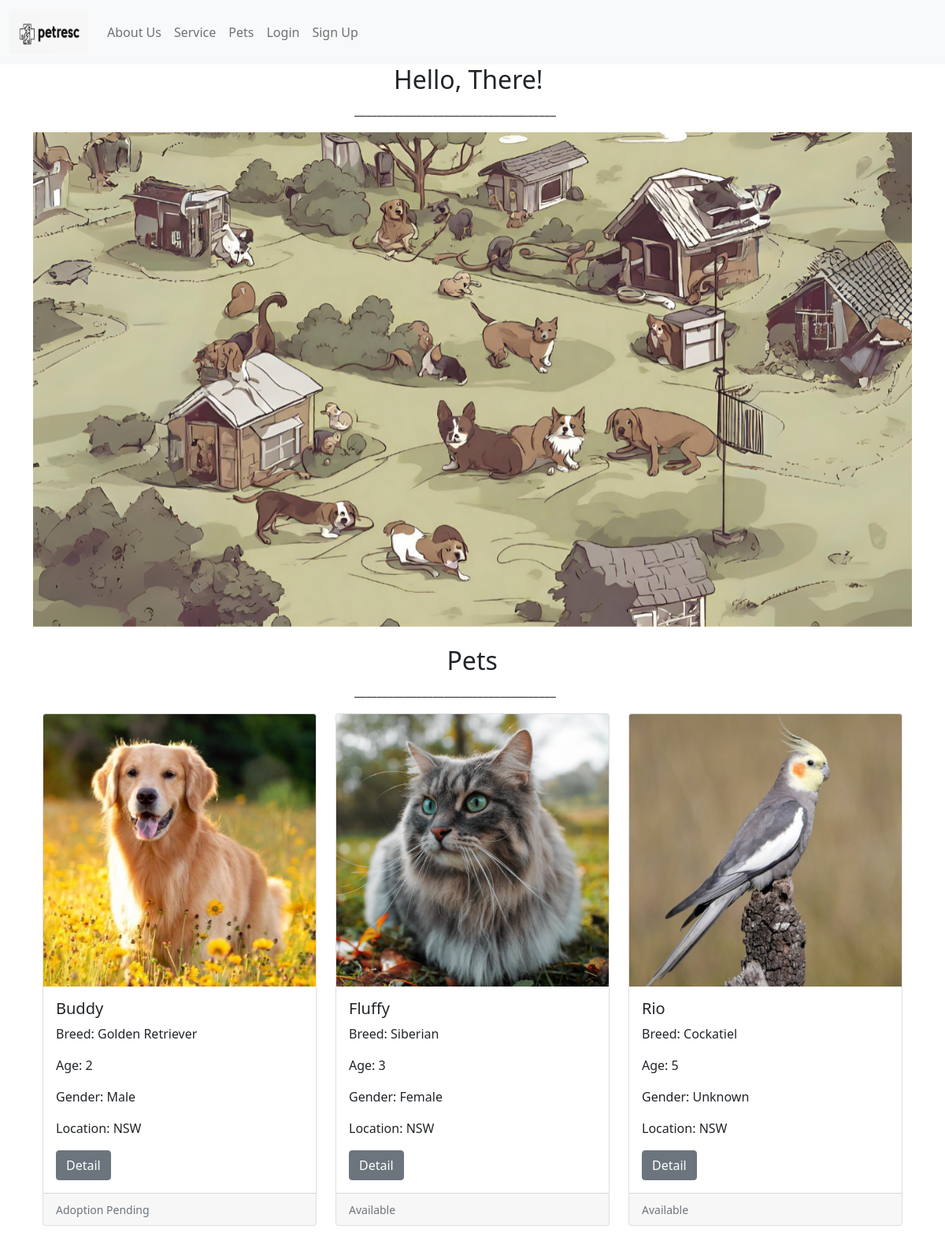
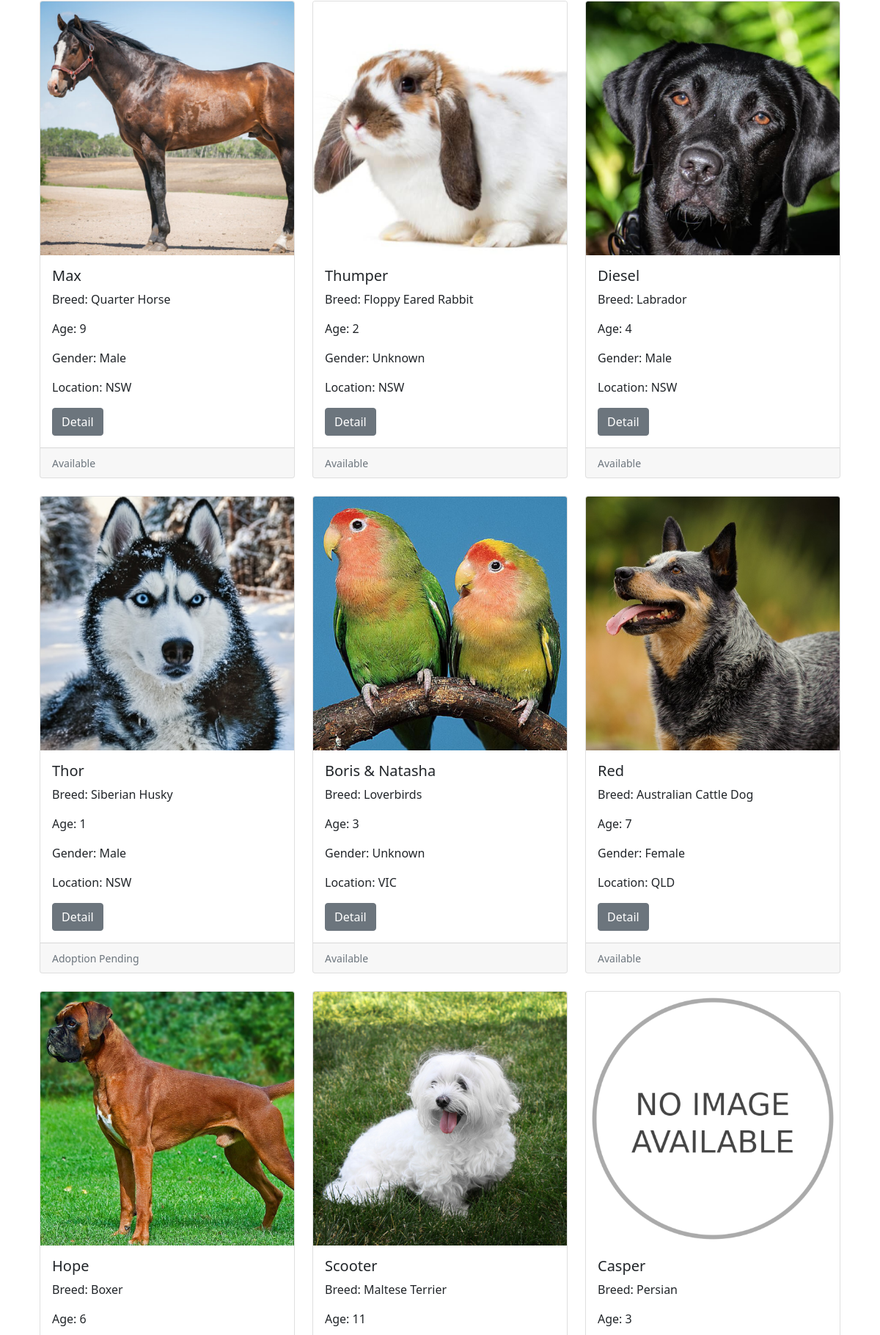
The page / (upper part) on the database its author committed (2 pictures, top to bottom).
### rescues_site/models.py (models this page shows)
class Pet(models.Model):
    pet_id = models.AutoField(primary_key=True)
    name = models.CharField(max_length=255)
    species = models.CharField(max_length=255)
    breed = models.CharField(max_length=255, null=True, blank=True)
    age = models.IntegerField()
    gender = models.CharField(max_length=255, choices=[('Male', 'Male'), ('Female', 'Female'), ('Unsex', 'Unsex')])
    description = models.TextField()
    image_path = models.TextField(null=True)
    status  = models.CharField(max_length=255, choices=[('Available','Available'), ('Adopted','Adopted'), ('Pending', 'Pending')])
    suburb = models.CharField(max_length=255, null=True)
    state = models.CharField(max_length=255, choices=[('NSW','NSW'), ('QLD','QLD'), ('VIC','VIC'), ('ACT','ACT'), ('TAS','TAS'), ('NT','NT'), ('SA','SA'), ('WA','WA')])
    fee = models.DecimalField(max_digits=10, decimal_places=2)
    date_added = models.DateTimeField(auto_now_add=True)

### rescues_site/views.py (the view, shortened to what this page needs)
# urls.py: 2. Add a URL to urlpatterns:  path('', views.home, name='home')
def home(request):
    if request.method == 'GET':
        pets = Pet.objects.all()
        context = {
            'pets': pets
        }
        return render(request, 'rescues_site/home_page.html', context)

### rescues_site/templates/rescues_site/home_page.html (shortened to what this page needs)
{% extends "./master.html" %}
{% load static %}
{% block content %}
<div class="mx-auto" style="width: 200px;">
    {% if user.login %}
    <h2>Hello, {{ user.first_name}}!</h2>
    {% else %}
    <h2>Hello, There!</h2>
    {% endif %}
  </div>
  <div class="mx-auto" style="width: 300px;">
    <p>____________________________________</p>
  </div>
<div id="carouselExampleSlidesOnly" class="carousel slide mb-4" data-bs-ride="carousel">
    <div class="carousel-inner">
      <div class="carousel-item active">
        <img src="{% static '/images/web_slide.png' %}" class="d-block w-100" alt="slide">
      </div>
    </div>
  </div>
  <div class="mx-auto" style="width: 65px;">
    <h2>Pets</h2>
  </div>
  <div class="mx-auto" style="width: 300px;">
    <p>____________________________________</p>
  </div>
    <div class="container">
        <div class="row row-cols-1 row-cols-md-3 g-4">
            {% for pet in pets %}
            <div class="col">
                <div class="card h-100">
                    <img src="static/{{ pet.image_path }}" class="card-img-top" alt="Image of {{ pet.name }}">
                    <div class="card-body">
                        <h5 class="card-title">{{ pet.name }}</h5>
                        <p class="card-text">Breed: {{ pet.breed }}</p>
                        <p class="card-text">Age: {{ pet.age }}</p>
                        <p class="card-text">Gender: {{ pet.gender }}</p>
                        <p class="card-text">Location: {{ pet.state }}</p>
                        <a href="#" class="btn btn-secondary">Detail</a>
                    </div>
                    <div class="card-footer">
                        <small class="text-muted">{{ pet.status }}</small>
                    </div>
                </div>
            </div>
            {% endfor %}
        </div>
    </div>
{% endblock %}

### rescues_site/templates/rescues_site/master.html (shortened to what this page needs)
{% load static %}
<!DOCTYPE html>
<html>
    <head>
        <link href="https://cdn.jsdelivr.net/npm/bootstrap@5.0.2/dist/css/bootstrap.min.css" rel="stylesheet">
    </head>
    <body>
        <nav class="navbar navbar-expand-lg navbar-light bg-light">
            <div class="container-fluid">
                <a class="navbar-brand" href="/">
                    <img class="d-inline-block align-text-top" width="100" height="55" src="{% static '/images/logo.png' %}" alt="PetResc">
                </a>
              <div class="collapse navbar-collapse" id="navbarNav">
                <ul class="navbar-nav">
                  <li class="nav-item">
                    <a class="nav-link" href="/about_us">About Us</a>
                  </li>
                  <li class="nav-item">
                    <a class="nav-link" href="/service">Service</a>
                  </li>
                  <li class="nav-item">
                    <a class="nav-link" href="/pets">Pets</a>
                  </li>
                  {% if user.is_anonymous %}
                  <li class="nav-item">
                    <a class="nav-link" href="/login">Login</a>
                  </li>
                  <li class="nav-item">
                    <a class="nav-link" href="/sign_up">Sign Up</a>
                  </li>
                  {% endif %}
                </ul>
              </div>
            </div>
        </nav>
        <div class="container">
            {% block content %}{% endblock %}
        </div>
    </body>
</html>

### rows shown on the page
Pet: image_path (picture), name "Buddy", breed "Golden Retriever", age "2", gender "Male", state "NSW", status "Adoption Pending"
Pet: image_path (picture), name "Fluffy", breed "Siberian", age "3", gender "Female", state "NSW", status "Available"
Pet: image_path (picture), name "Rio", breed "Cockatiel", age "5", gender "Unknown", state "NSW", status "Available"
Pet: image_path (picture), name "Max", breed "Quarter Horse", age "9", gender "Male", state "NSW", status "Available"
Pet: image_path (picture), name "Thumper", breed "Floppy Eared Rabbit", age "2", gender "Unknown", state "NSW", status "Available"
Pet: image_path (picture), name "Diesel", breed "Labrador", age "4", gender "Male", state "NSW", status "Available"
Pet: image_path (picture), name "Thor", breed "Siberian Husky", age "1", gender "Male", state "NSW", status "Adoption Pending"
Pet: image_path (picture), name "Boris & Natasha", breed "Loverbirds", age "3", gender "Unknown", state "VIC", status "Available"
Pet: image_path (picture), name "Red", breed "Australian Cattle Dog", age "7", gender "Female", state "QLD", status "Available"
Pet: image_path (picture), name "Hope", breed "Boxer", age "6"
Pet: image_path (picture), name "Scooter", breed "Maltese Terrier", age "11"
Pet: image_path (placeholder picture), name "Casper", breed "Persian", age "3"
